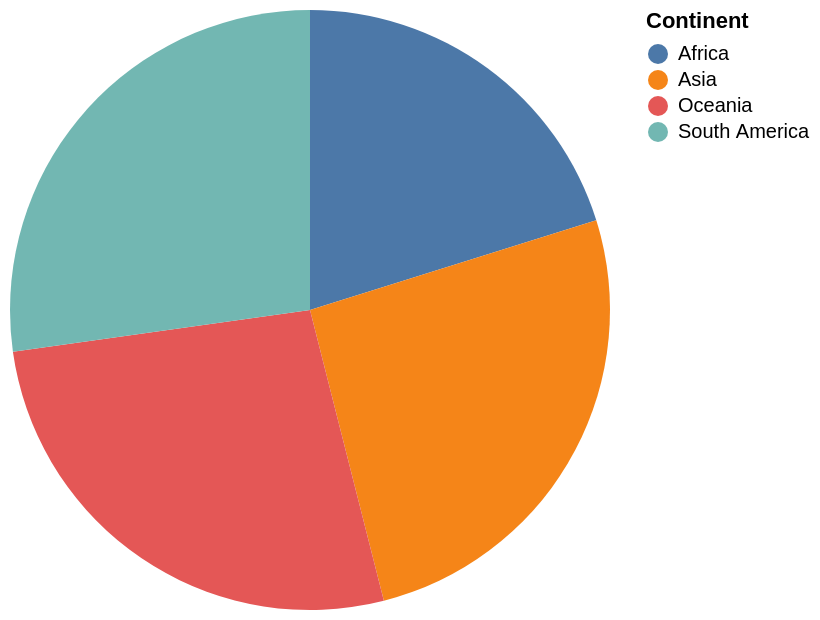

Write a Vega-Lite specification for this figure.
### Vega-Lite specification from a JSON file in a GitHub repository (floating-point values rounded to 4 significant figures)
{"data": {"values": [{"x_data": "Africa", "y_data": 52.57}, {"x_data": "Asia", "y_data": 67.44}, {"x_data": "Oceania", "y_data": 69.72}, {"x_data": "South America", "y_data": 70.95}]}, "mark": "arc", "encoding": {"theta": {"field": "y_data", "type": "quantitative", "title": "avg(LifeExpectancy)"}, "color": {"field": "x_data", "type": "nominal", "title": "Continent"}}}
